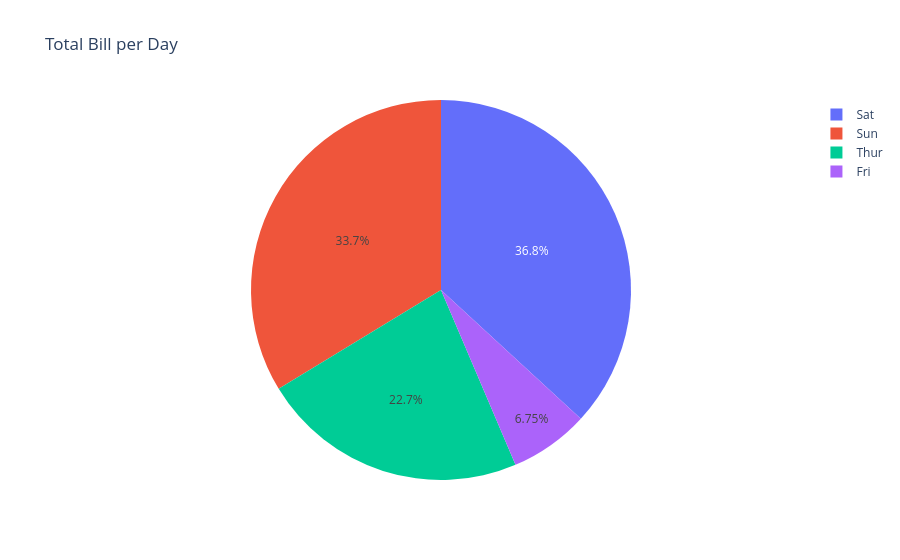

Write notebook code for a chart like this one.
### Code cell
tips_df = px.data.tips()
fig = px.pie(tips_df, values='total_bill', names='day', title='Total Bill per Day')
fig.show()

### Figure 1 — Plotly figure (JSON) as saved in the notebook; plotly's stock layout.template omitted (floating-point values rounded to 4 significant figures; data arrays with more than 128 entries replaced by an {"elided": "..."} marker saying what was removed)
{"data": [{"domain": {"x": [0, 1], "y": [0, 1]}, "hovertemplate": "day=%{label}<br>total_bill=%{value}<extra></extra>", "labels": {"elided": "244 str values"}, "legendgroup": "", "name": "", "showlegend": true, "type": "pie", "values": {"elided": "244 float values"}}], "layout": {"legend": {"tracegroupgap": 0}, "title": {"text": "Total Bill per Day"}}}
